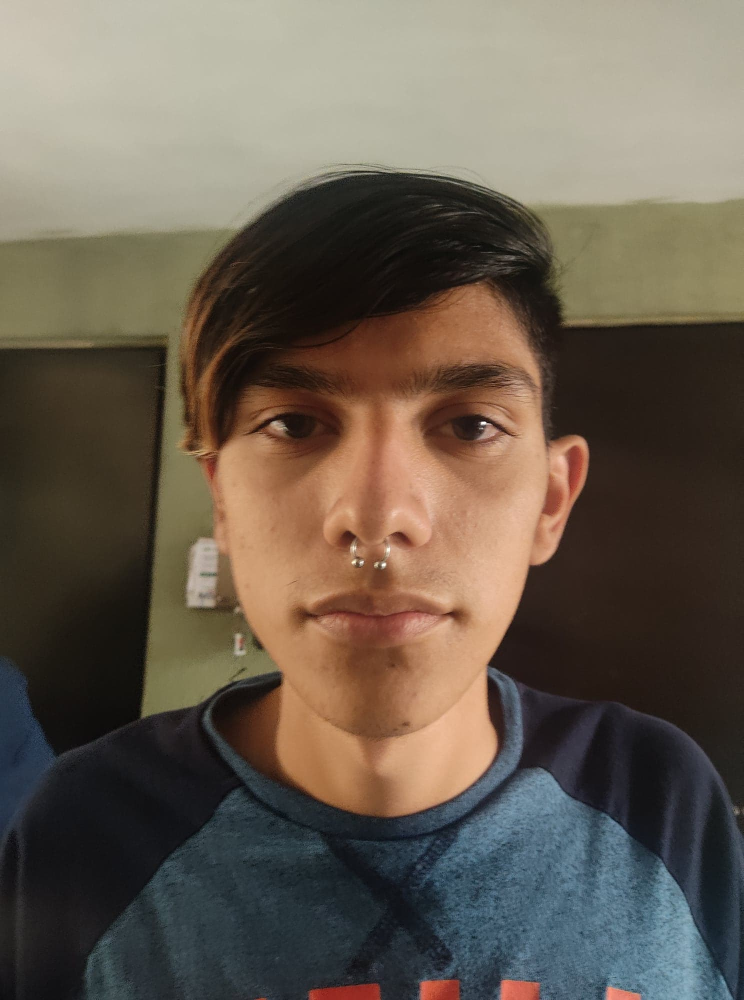
#> input picture Arturo.jpg, 1488 x 2000 px, given in place of the camera (shown at 1/2 size)
$ python IdEyesFaceCam.py
#> lines starting #> are read from the running program, lines starting #| are printed output that depends on the picture; after the words box and inside, x2 and y2 are one past the last pixel; in counts of white or black regions, pixels touching at a corner belong together
import numpy as np
import cv2

cap = cv2.VideoCapture(0)

#Rango bajo de color rojo
redBajo = np.array([0,100,20], np.uint8)
redBajo1 = np.array([175,100,20], np.uint8)

#Rango alto de color rojo
redAlto = np.array([8, 255, 255], np.uint8)
redAlto1 = np.array([179,255,255], np.uint8)

while(True):
    ret, frame = cap.read()
#> frame is the input picture: shape (2000, 1488, 3); mean B, G, R 80.6, 93.4, 104

    face_cascade = cv2.CascadeClassifier('C:/Users/HP/OneDrive/Escritorio/8vo Semestre/TMPI/2do Parcial/haarcascade_frontalface_default.xml') #Cargar el archivo de cascada para reconocer la cara
    eye_casade = cv2.CascadeClassifier('C:/Users/HP/OneDrive/Escritorio/8vo Semestre/TMPI/2do Parcial/haarcascade_eye.xml') #Cargar el archivo de cascada para reconocer los ojos

    img = frame #Cargar la imagen

    gray = cv2.cvtColor(img, cv2.COLOR_BGR2GRAY) #Convertir la imagen a escala de grises
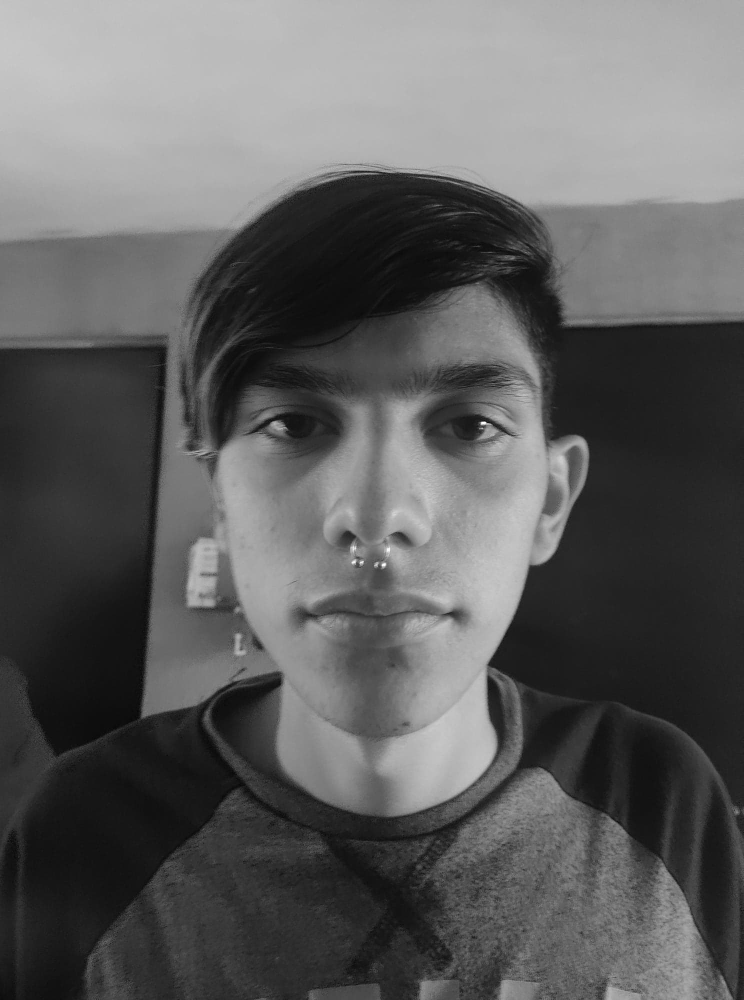
#> gray: shape (2000, 1488) (shown at 1/2 size); min 0, max 255, mean 95.1

    auxFrame = frame.copy()

    face = face_cascade.detectMultiScale(gray, 1.3, 5) #Detectar la cara
#> face = [[282, 482, 992, 992]]

    for (x,y,w,h) in face: #Recorrer el arreglo de caras
        cv2.rectangle(img, (x,y), (x+w, y+h), (255,0,0), 2) #Dibujar un rectangulo en la cara
        roi_gray = gray[y:y+h, x:x+w] #Recortar la cara
        roi_color = img[y:y+h, x:x+w] #Recortar la cara
        eyes = eye_casade.detectMultiScale(roi_gray) #Detectar los ojos
        for (ex,ey,ew,eh) in eyes: #Recorrer el arreglo de ojos
            rec = cv2.rectangle(roi_color, (ex,ey), (ex+ew, ey+eh), (0,255,0), 2) #Dibujar un rectangulo en los ojos
            ojos = auxFrame[y:y+h, x: x +w]
            ojos = cv2.resize(ojos,(150,150),interpolation=cv2.INTER_CUBIC)
            if rec.any() >=1:
                frameSHV = cv2.cvtColor(rec, cv2.COLOR_BGR2HSV)
                #Mascara permite la identificacion de colores
                maskRed = cv2.inRange(frameSHV, redBajo, redAlto)
                #Combinacion de ellos para poder visualizar la imagen normal y la imagen del color
                maskRedvis = cv2.bitwise_and(rec, rec, mask = maskRed)
                #Muestra la infor generada
                cv2.imshow('maskRedvis', maskRedvis) #Tiempo real
                cv2.imshow('maskRed', maskRed) #El twice
#> this loop made 1 pass
#> pass 1, `roi_gray = gray[y:y+h, x:x+w]`:
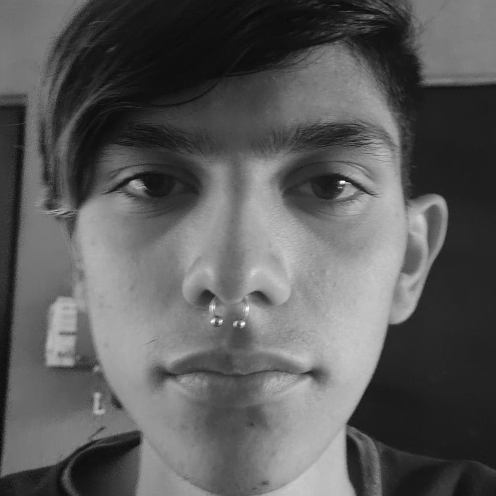
#> roi_gray: shape (992, 992) (shown at 1/2 size); min 1, max 255, mean 91.4
#> pass 1, `roi_color = img[y:y+h, x:x+w]`:
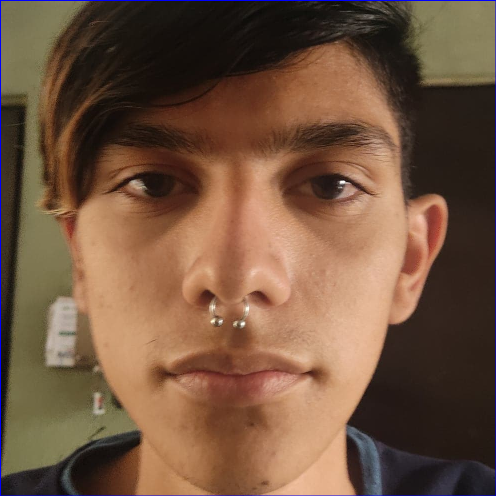
#> roi_color: shape (992, 992, 3) (shown at 1/2 size); mean B, G, R 63.7, 84.7, 114.4
#> pass 1, `cv2.imshow('maskRedvis', maskRedvis)`:
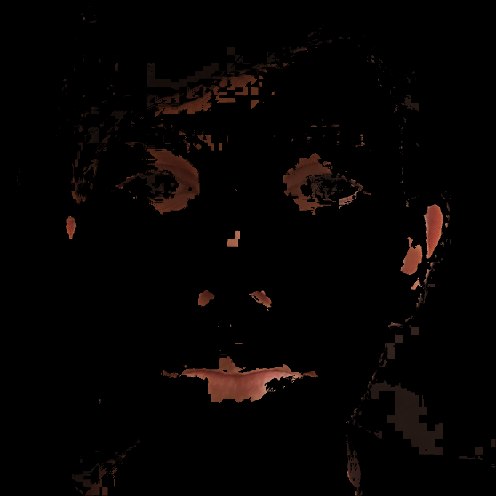
#> window 'maskRedvis': shape (992, 992, 3) (shown at 1/2 size); mean B, G, R 2.2, 2.9, 5.3
#> pass 1, `cv2.imshow('maskRed', maskRed)`:
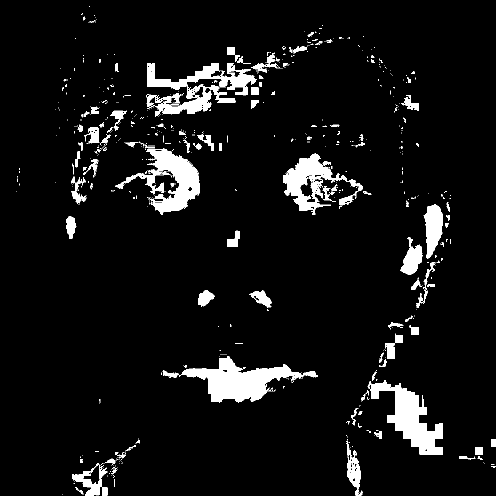
#> window 'maskRed': shape (992, 992) (shown at 1/2 size); 6.8% white; 704 white regions (587 under 20 px), largest, box (x1, y1, x2, y2) and area: (359, 712, 636, 806) 10182, (293, 126, 514, 234) 9398, (735, 760, 886, 910) 8782
#> after the loop: frameSHV: shape (992, 992, 3); mean H, S, V 18.8, 118.9, 117.6
#> after the loop:
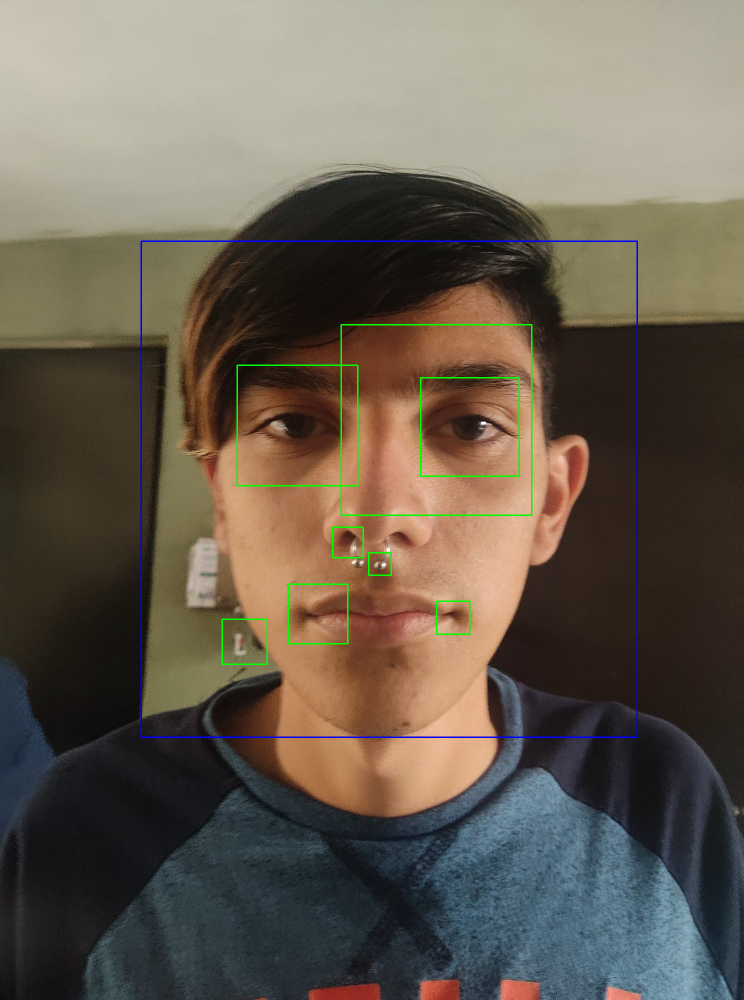
#> img: shape (2000, 1488, 3) (shown at 1/2 size); 0.88% of pixels changed, all inside (x1, y1, x2, y2) = (281, 481, 1276, 1476)
#> after the loop:
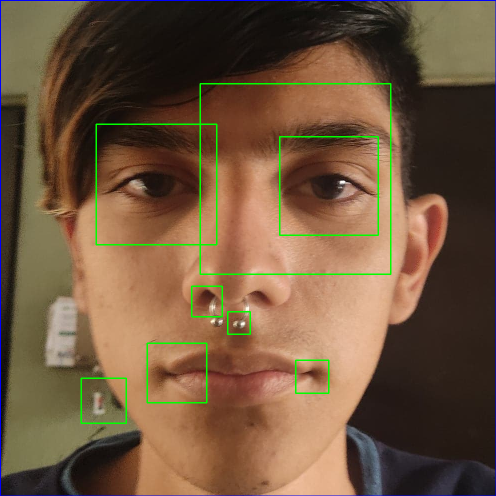
#> rec: shape (992, 992, 3) (shown at 1/2 size); mean B, G, R 62.6, 86.8, 112.2
                #cv2.imshow('Video', imagen) #Visualizacion de ambas
    cv2.imshow('img', img) #Mostrar la imagen
    if cv2.waitKey(1) & 0xFF == ord('q'):
#> (key q is pressed here)
        break

cap.release()
cv2.destroyAllWindows()

$ run again, on NiIdea.jpg
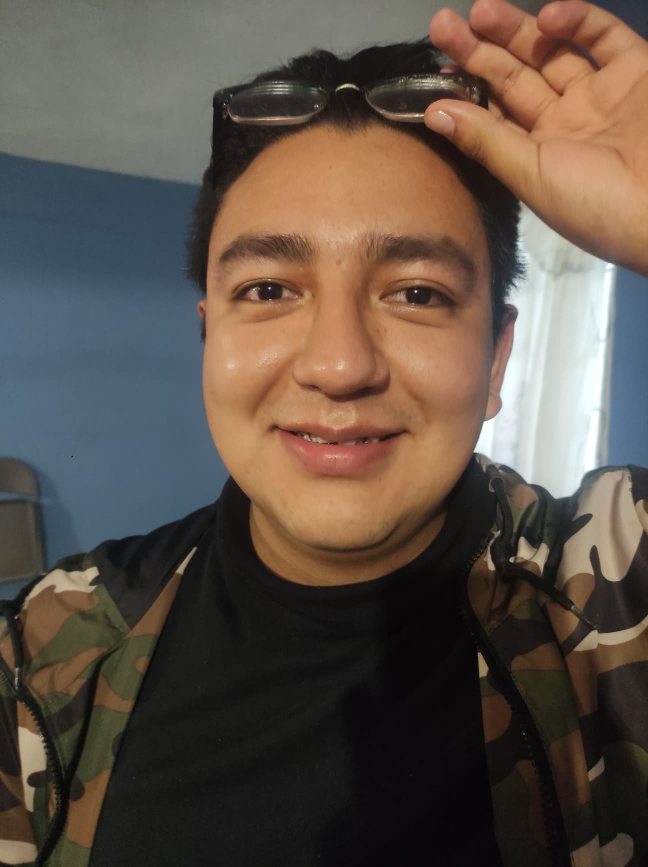
#> input picture NiIdea.jpg, 1296 x 1734 px, given in place of the camera (shown at 1/2 size)
#> frame is the input picture: shape (1734, 1296, 3); mean B, G, R 72, 81.9, 94.2
#> face = [[299, 263, 779, 779]]
#> the loop `for (x,y,w,h) in face:` made 1 pass
#> pass 1, `cv2.imshow('maskRed', maskRed)`:
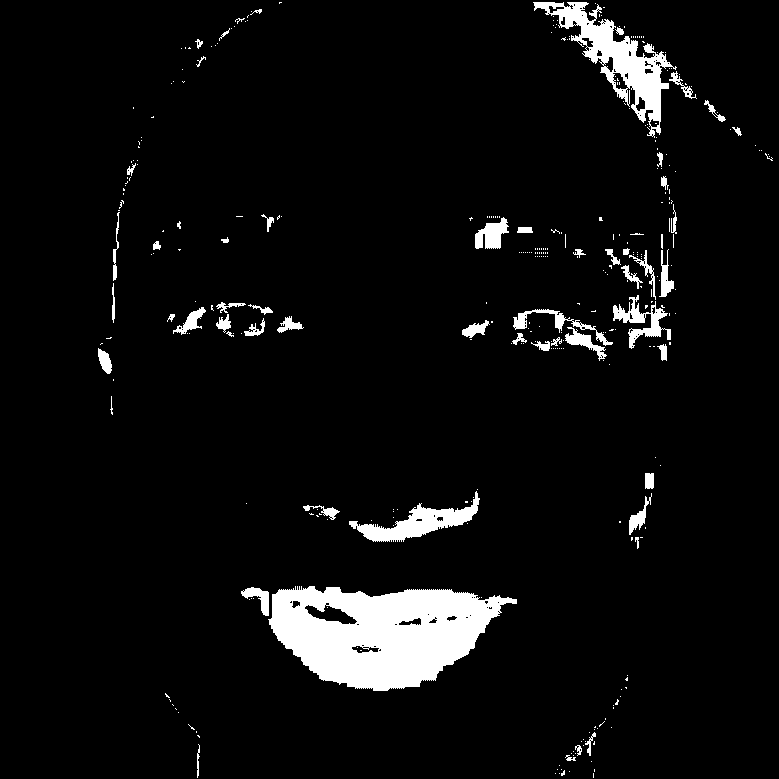
#> window 'maskRed': shape (779, 779); 5.4% white; 350 white regions (292 under 20 px), largest, box (x1, y1, x2, y2) and area: (268, 586, 517, 691) 16860, (533, 2, 677, 138) 4991, (349, 491, 480, 542) 2205
#> after the loop `for (x,y,w,h) in face:`:
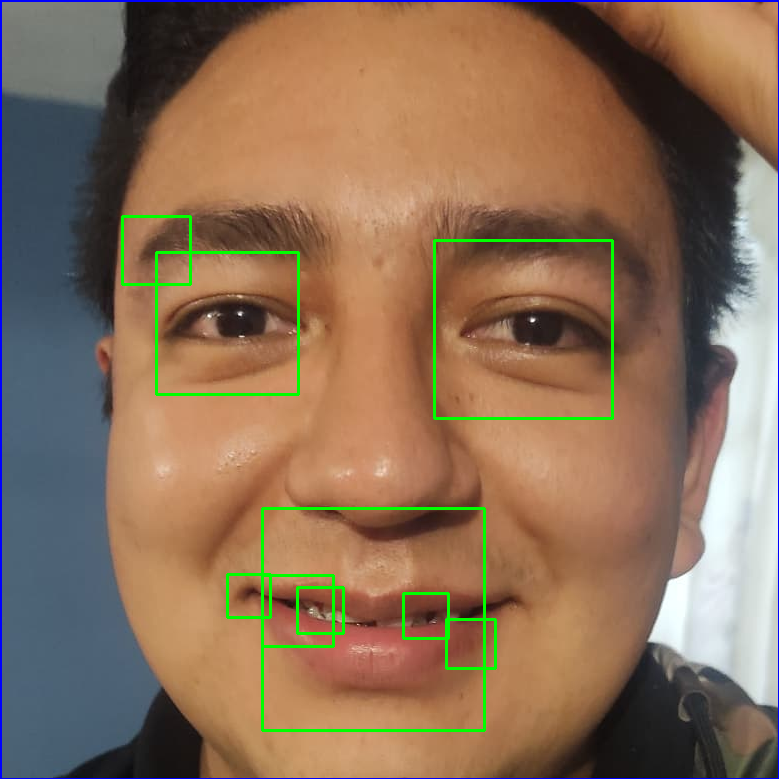
#> rec: shape (779, 779, 3); mean B, G, R 88.2, 111.6, 138.7
